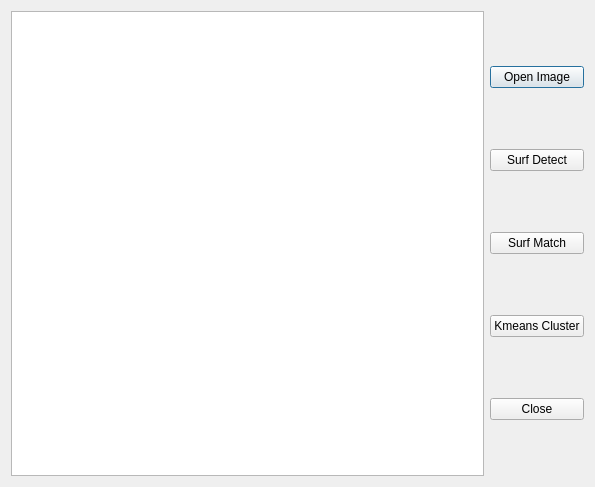
<?xml version="1.0" encoding="UTF-8"?>
<ui version="4.0">
 <class>OpenSurf</class>
 <widget class="QDialog" name="OpenSurf">
  <property name="geometry">
   <rect>
    <x>0</x>
    <y>0</y>
    <width>595</width>
    <height>487</height>
   </rect>
  </property>
  <property name="windowTitle">
   <string>OpenSurf</string>
  </property>
  <layout class="QHBoxLayout" name="horizontalLayout">
   <item>
    <widget class="QTextBrowser" name="textBrowser">
     <property name="verticalScrollBarPolicy">
      <enum>Qt::ScrollBarAlwaysOff</enum>
     </property>
     <property name="horizontalScrollBarPolicy">
      <enum>Qt::ScrollBarAlwaysOff</enum>
     </property>
    </widget>
   </item>
   <item>
    <layout class="QVBoxLayout" name="verticalLayout">
     <item>
      <widget class="QPushButton" name="openButton">
       <property name="text">
        <string>Open Image</string>
       </property>
      </widget>
     </item>
     <item>
      <widget class="QPushButton" name="detectButton">
       <property name="text">
        <string>Surf Detect</string>
       </property>
      </widget>
     </item>
     <item>
      <widget class="QPushButton" name="matchButton">
       <property name="text">
        <string>Surf Match</string>
       </property>
      </widget>
     </item>
     <item>
      <widget class="QPushButton" name="clusterButton">
       <property name="text">
        <string>Kmeans Cluster</string>
       </property>
      </widget>
     </item>
     <item>
      <widget class="QPushButton" name="closeButton">
       <property name="text">
        <string>Close</string>
       </property>
      </widget>
     </item>
    </layout>
   </item>
  </layout>
 </widget>
 <layoutdefault spacing="6" margin="11"/>
 <resources/>
 <connections/>
</ui>
